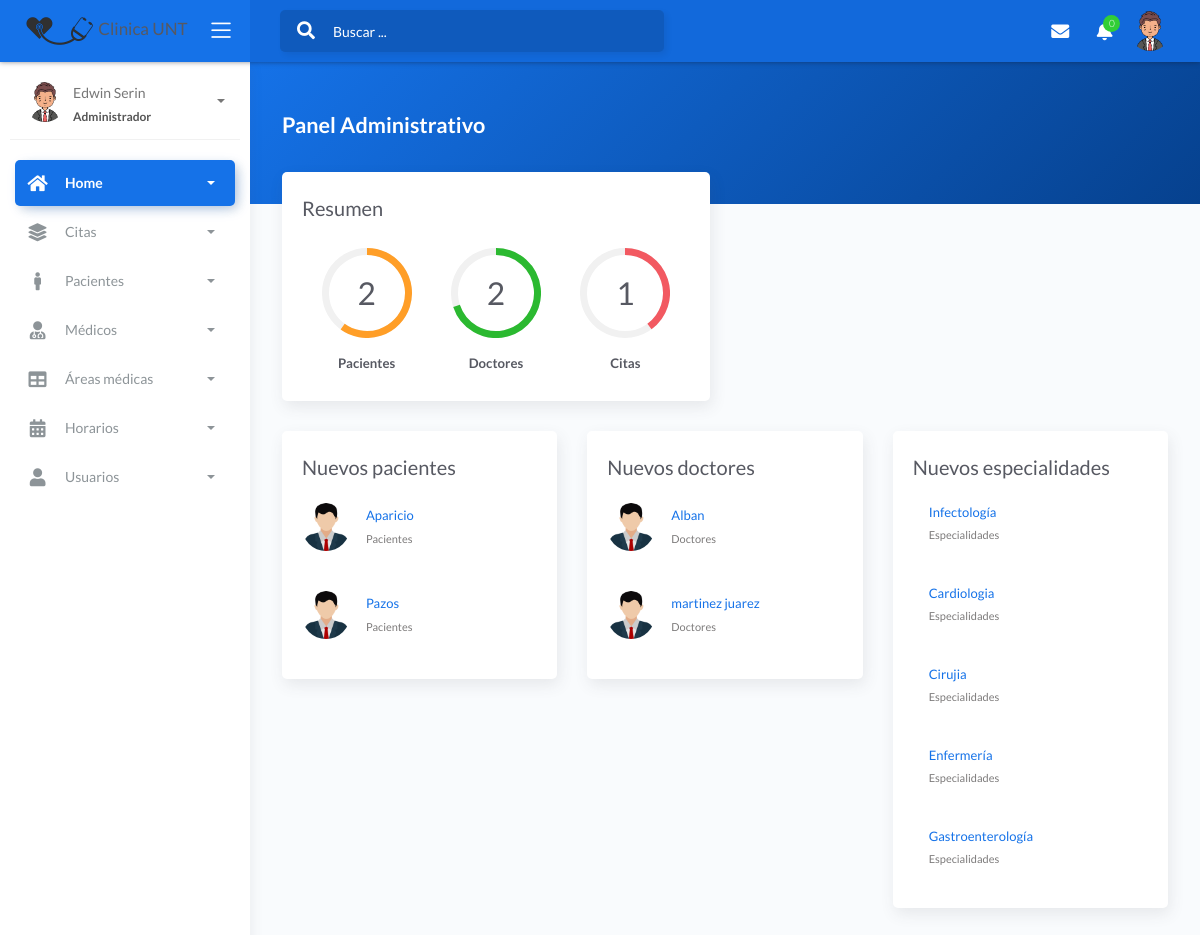
Screenshot of /view/admin/admin.php (signed in) with the database file from the repository.
### tables this page shows
CREATE TABLE `customers` (
  `codpaci` int(11) NOT NULL,
  `dnipa` char(8) NOT NULL,
  `nombrep` varchar(50) NOT NULL,
  `apellidop` varchar(50) NOT NULL,
  `seguro` char(10) NOT NULL,
  `tele` char(9) NOT NULL,
  `sexo` char(15) NOT NULL,
  `usuario` varchar(15) NOT NULL,
  `clave` varchar(255) NOT NULL,
  `cargo` char(1) NOT NULL,
  `estado` varchar(15) NOT NULL,
  `fecha_create` timestamp NOT NULL DEFAULT current_timestamp() ON UPDATE current_timestamp()
);

CREATE TABLE `doctor` (
  `coddoc` int(11) NOT NULL,
  `dnidoc` char(8) NOT NULL,
  `nomdoc` varchar(50) NOT NULL,
  `apedoc` varchar(50) NOT NULL,
  `codespe` int(11) NOT NULL,
  `sexo` char(15) NOT NULL,
  `telefo` char(9) NOT NULL,
  `fechanaci` date NOT NULL,
  `correo` varchar(50) NOT NULL,
  `naciona` varchar(35) NOT NULL,
  `estado` char(15) NOT NULL,
  `fecha_create` timestamp NOT NULL DEFAULT current_timestamp() ON UPDATE current_timestamp()
);

CREATE TABLE `specialty` (
  `codespe` int(11) NOT NULL,
  `nombrees` varchar(50) NOT NULL,
  `fecha_create` timestamp NOT NULL DEFAULT current_timestamp() ON UPDATE current_timestamp()
);

### view/admin/admin.php (the view, shortened to what this page needs)
<!DOCTYPE html>
<html lang="en">
<head>
	<link rel="stylesheet" href="../../assets/css/bootstrap.min.css">
	<link rel="stylesheet" href="../../assets/css/atlantis.min.css">
	<link rel="stylesheet" href="../../assets/css/demo.css">
</head>
<body>
	<div class="wrapper">
		<div class="main-header">
			<div class="logo-header" data-background-color="blue">
				<a href="admin.php" class="logo">
					<img src="../../assets/img/ok.png" alt="navbar brand" class="navbar-brand">     Clinica UNT</span>
				</a>
				<div class="nav-toggle">
					<button class="btn btn-toggle toggle-sidebar">
						<i class="icon-menu"></i>
					</button>
				</div>
			</div>
			<nav class="navbar navbar-header navbar-expand-lg" data-background-color="blue2">
				<div class="container-fluid">
					<div class="collapse" id="search-nav">
						<form class="navbar-left navbar-form nav-search mr-md-3">
							<div class="input-group">
								<div class="input-group-prepend">
									<button type="submit" class="btn btn-search pr-1">
										<i class="fa fa-search search-icon"></i>
									</button>
								</div>
								<input type="text" placeholder="Buscar ..." class="form-control">
							</div>
						</form>
					</div>
					<ul class="navbar-nav topbar-nav ml-md-auto align-items-center">
						<li class="nav-item dropdown hidden-caret">
							<a class="nav-link dropdown-toggle" href="#" id="messageDropdown" role="button" data-toggle="dropdown" aria-haspopup="true" aria-expanded="false">
								<i class="fa fa-envelope"></i>
							</a>
						</li>
						<li class="nav-item dropdown hidden-caret">
							<a class="nav-link dropdown-toggle" href="#" id="notifDropdown" role="button" data-toggle="dropdown" aria-haspopup="true" aria-expanded="false">
								<i class="fa fa-bell"></i>
								<span class="notification">0</span>
							</a>
						</li>
						<li class="nav-item dropdown hidden-caret">
							<a class="dropdown-toggle profile-pic" data-toggle="dropdown" href="#" aria-expanded="false">
								<div class="avatar-sm">
									<img src="../../assets/img/hombre.png" alt="..." class="avatar-img rounded-circle">
								</div>
							</a>
						</li>
					</ul>
				</div>
			</nav>
		</div>
		<div class="sidebar sidebar-style-2">
			<div class="sidebar-wrapper scrollbar scrollbar-inner">
				<div class="sidebar-content">
					<div class="user">
						<div class="avatar-sm float-left mr-2">
							<img src="../../assets/img/hombre.png" alt="..." class="avatar-img rounded-circle">
						</div>
						<div class="info">
							<a data-toggle="collapse" href="#collapseExample" aria-expanded="true">
								<span>
									<?php echo ucfirst($_SESSION['nombre']); ?>
									<span class="user-level">Administrador</span>
									<span class="caret"></span>
								</span>
							</a>
						</div>
					</div>
					<ul class="nav nav-primary">
						<li class="nav-item active">
							<a data-toggle="collapse" href="#dashboard" class="collapsed" aria-expanded="false">
								<i class="fas fa-home"></i>
								<p>Home</p>
								<span class="caret"></span>
							</a>
						<li class="nav-item">
							<a data-toggle="collapse" href="#base">
								<i class="fas fa-layer-group"></i>
								<p>Citas</p>
								<span class="caret"></span>
							</a>
						</li>
						<li class="nav-item">
							<a data-toggle="collapse" href="#sidebarLayouts">
								<i class="fas fa-male"></i>
								<p>Pacientes</p>
								<span class="caret"></span>
							</a>
						</li>
						<li class="nav-item">
							<a data-toggle="collapse" href="#forms">
								<i class="fas fa-user-md"></i>
								<p>Médicos</p>
								<span class="caret"></span>
							</a>
						</li>
						<li class="nav-item">
							<a data-toggle="collapse" href="#tables">
								<i class="fas fa-table"></i>
								<p>Áreas médicas</p>
								<span class="caret"></span>
							</a>
						</li>
						<li class="nav-item">
							<a data-toggle="collapse" href="#calendar">
								<i class="fas fa-calendar-alt"></i>
								<p>Horarios</p>
								<span class="caret"></span>
							</a>
						</li>
						<li class="nav-item">
							<a data-toggle="collapse" href="#user">
								<i class="fas fa-user"></i>
								<p>Usuarios</p>
								<span class="caret"></span>
							</a>
						</li>
					</ul>
				</div>
			</div>
		</div>
		<div class="main-panel">
			<div class="content">
				<div class="panel-header bg-primary-gradient">
					<div class="page-inner py-5">
						<div class="d-flex align-items-left align-items-md-center flex-column flex-md-row">
							<div>
								<h2 class="text-white pb-2 fw-bold">Panel Administrativo</h2>
							</div>
						</div>
					</div>
				</div>
				<div class="page-inner mt--5">
					<div class="row mt--2">
						<div class="col-md-6">
							<div class="card full-height">
								<div class="card-body">
									<div class="card-title">Resumen</div>
									<div class="d-flex flex-wrap justify-content-around pb-2 pt-4">
										<div class="px-2 pb-2 pb-md-0 text-center">
											<div id="circles-1"></div>
											<h6 class="fw-bold mt-3 mb-0">Pacientes</h6>
										</div>
										<div class="px-2 pb-2 pb-md-0 text-center">
											<div id="circles-2"></div>
											<h6 class="fw-bold mt-3 mb-0">Doctores</h6>
										</div>
										<div class="px-2 pb-2 pb-md-0 text-center">
											<div id="circles-3"></div>
											<h6 class="fw-bold mt-3 mb-0">Citas</h6>
										</div>
									</div>
								</div>
							</div>
						</div>
					</div>
					<div class="row">
						<div class="col-md-4">
							<div class="card">
								<div class="card-body">
									<div class="card-title fw-mediumbold">Nuevos pacientes</div>
									<?php
function connect(){
return new mysqli("localhost","root","","proyecto_final");
}
$con = connect();
$sql = "SELECT * FROM customers   ORDER BY apellidop ASC LIMIT 5";
$query  =$con->query($sql);
$data =  array();
if($query){
    while($r = $query->fetch_object()){
        $data[] = $r;
    }
}
?>
<?php if(count($data)>0):?>
	<?php foreach($data as $d):?>
									<div class="card-list">
										<div class="item-list">
											<div class="avatar">
												<img src="../../assets/img/avatar.png" alt="..." class="avatar-img rounded-circle">
											</div>
											<div class="info-user ml-3">
												<div class="username"><?php echo $d->apellidop; ?></div>
												<div class="status">Pacientes</div>
											</div>
										</div>
									</div>
									<?php endforeach; ?>
                            <?php else:?>
                            <p class="alert alert-warning"><strong>No hay datos</strong></p>
                            <?php endif; ?>
								</div>
							</div>
						</div>
						<div class="col-md-4">
							<div class="card">
								<div class="card-body">
									<div class="card-title fw-mediumbold">Nuevos doctores</div>
									<?php
$con = connect();
$sql = "SELECT * FROM doctor   ORDER BY apedoc ASC LIMIT 5";
$query  =$con->query($sql);
$data =  array();
if($query){
    while($r = $query->fetch_object()){
        $data[] = $r;
    }
}
?>
<?php if(count($data)>0):?>
	<?php foreach($data as $d):?>
									<div class="card-list">
										<div class="item-list">
											<div class="avatar">
												<img src="../../assets/img/avatar.png" alt="..." class="avatar-img rounded-circle">
											</div>
											<div class="info-user ml-3">
												<div class="username"><?php echo $d->apedoc; ?></div>
												<div class="status">Doctores</div>
											</div>
										</div>
									</div>
									<?php endforeach; ?>
                            <?php else:?>
                            <p class="alert alert-warning"><strong>No hay datos</strong></p>
                            <?php endif; ?>
								</div>
							</div>
						</div>
						<div class="col-md-4">
							<div class="card">
								<div class="card-body">
									<div class="card-title fw-mediumbold">Nuevos especialidades</div>
									<?php
$con = connect();
$sql = "SELECT * FROM specialty   ORDER BY nombrees ASC LIMIT 5";
$query  =$con->query($sql);
$data =  array();
if($query){
    while($r = $query->fetch_object()){
        $data[] = $r;
    }
}
?>
<?php if(count($data)>0):?>
	<?php foreach($data as $d):?>
									<div class="card-list">
										<div class="item-list">
											<div class="info-user ml-3">
												<div class="username"><?php echo $d->nombrees; ?></div>
												<div class="status">Especialidades</div>
											</div>
										</div>
									</div>
									<?php endforeach; ?>
                            <?php else:?>
                            <p class="alert alert-warning"><strong>No hay datos</strong></p>
                            <?php endif; ?>
								</div>
							</div>
						</div>
					</div>
				</div>
			</div>
		</div>
	</div>
</body>
</html>

### rows the page displays
customers: apellidop "Aparicio"
customers: apellidop "Pazos"
doctor: apedoc "Alban"
doctor: apedoc "martinez juarez"
specialty: nombrees "Infectología"
specialty: nombrees "Cardiologia"
specialty: nombrees "Cirujia"
specialty: nombrees "Enfermería"
specialty: nombrees "Gastroenterología"

### other values shown
$_SESSION['nombre'] "Edwin Serin"
